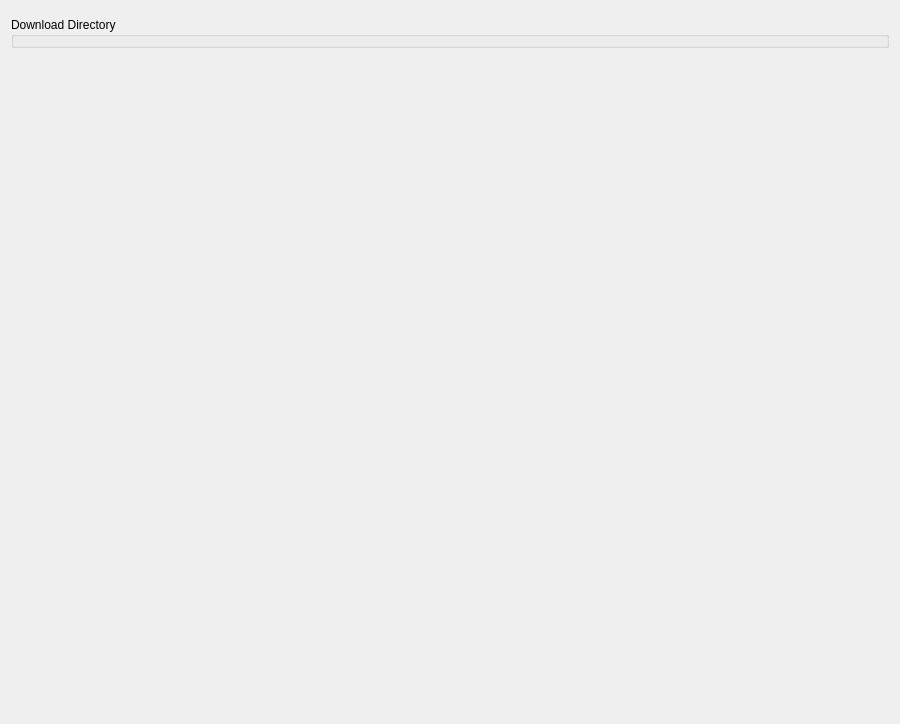
<?xml version="1.0" encoding="UTF-8"?>
<ui version="4.0">
 <author>Thomas Vogt</author>
 <class>Arinc615aDlaQt::OperatorDefinedDownloadOperationSettingsPage</class>
 <widget class="QWizardPage" name="Arinc615aDlaQt::OperatorDefinedDownloadOperationSettingsPage">
  <property name="geometry">
   <rect>
    <x>0</x>
    <y>0</y>
    <width>900</width>
    <height>724</height>
   </rect>
  </property>
  <property name="title">
   <string>Operator Defined Download Operation Settings</string>
  </property>
  <property name="subTitle">
   <string>Configures parameters for ARINC 615A Operator Defined Download Operation.</string>
  </property>
  <layout class="QVBoxLayout" name="verticalLayout">
   <item>
    <widget class="Arinc615aDlaQt::SelectTargetWidget" name="targetSettings" native="true"/>
   </item>
   <item>
    <widget class="Arinc615aDlaQt::DownloadOperationSelectDownloadDirectoryWidget" name="downloadBaseDirectory">
     <property name="title">
      <string>Download Directory</string>
     </property>
    </widget>
   </item>
   <item>
    <spacer name="verticalSpacer">
     <property name="orientation">
      <enum>Qt::Orientation::Vertical</enum>
     </property>
     <property name="sizeHint" stdset="0">
      <size>
       <width>20</width>
       <height>40</height>
      </size>
     </property>
    </spacer>
   </item>
  </layout>
 </widget>
 <customwidgets>
  <customwidget>
   <class>Arinc615aDlaQt::DownloadOperationSelectDownloadDirectoryWidget</class>
   <extends>QGroupBox</extends>
   <header location="global">arinc_615a_dla_qt/download/DownloadOperationSelectDownloadDirectoryWidget.hpp</header>
   <container>1</container>
  </customwidget>
  <customwidget>
   <class>Arinc615aDlaQt::SelectTargetWidget</class>
   <extends>QWidget</extends>
   <header location="global">arinc_615a_dla_qt/SelectTargetWidget.hpp</header>
   <container>1</container>
  </customwidget>
 </customwidgets>
 <resources/>
 <connections/>
</ui>
